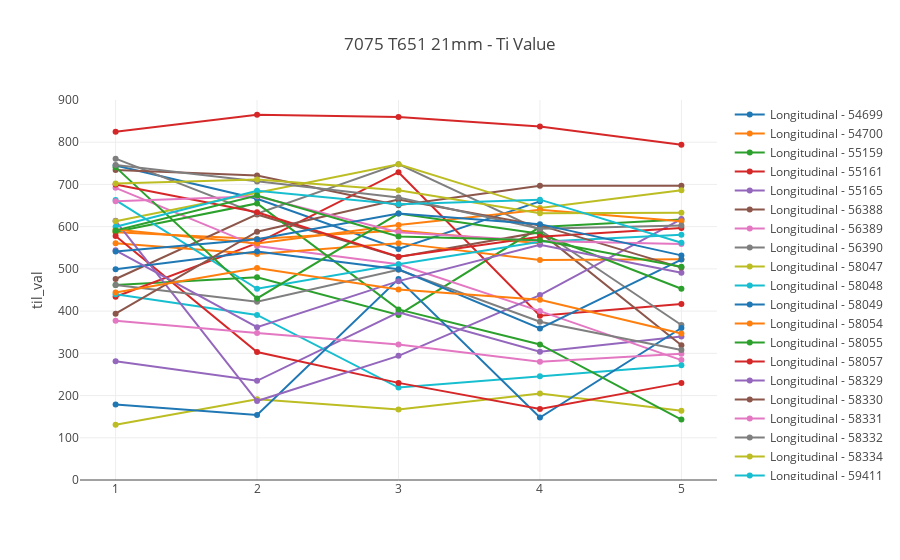
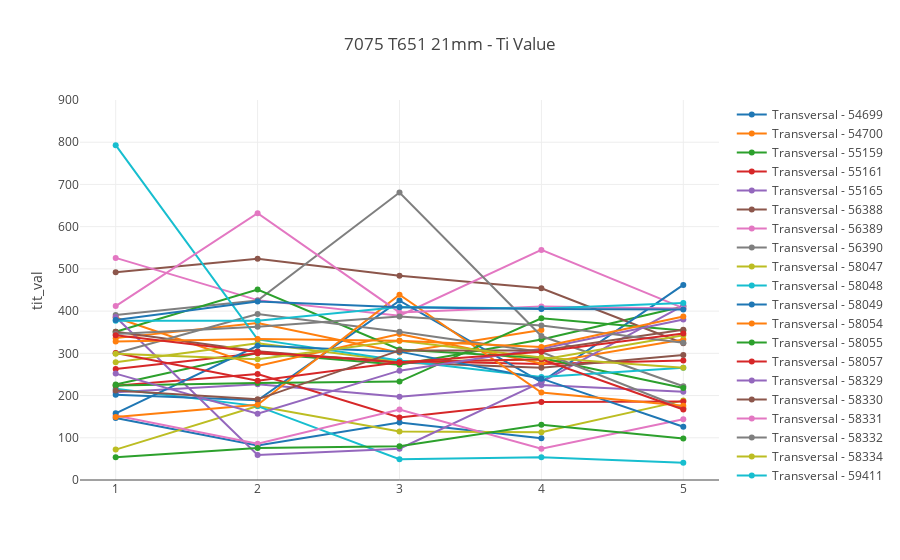

The notebook cell these images were saved under, in order:
### Code cell
# plot til_val and tit_val vs plate number

# .. make a copy of our source DF
tempRawRapstabDf = rawRapstabDf.copy()

# .. extract the letter code, cast number and tole number
tempRawRapstabDf['year_code'] = tempRawRapstabDf['Lot'].str.slice(start=0, stop=1).astype(str)
tempRawRapstabDf['casting_number'] = tempRawRapstabDf['Lot'].str.slice(start=1, stop=6)
tempRawRapstabDf['plate_subnumber'] = tempRawRapstabDf['Lot'].str.slice(start=6)

# .. sort by cast number and plate number
tempRawRapstabDf = tempRawRapstabDf.sort_values(by='Lot', ascending=True)
tempRawRapstabDf = tempRawRapstabDf.reset_index(drop=True)          # Don't forget to reset the index, (as sort shuffles it)

# .. prepare traces (do a sepearte trace for each cat number)
traces = []
for castNumber in tempRawRapstabDf.casting_number.unique():
    tempCastnumberRapstabDf = tempRawRapstabDf[tempRawRapstabDf['casting_number'] == castNumber]
    trace_tmp = ply.graph_objs.Scatter(
        x=tempCastnumberRapstabDf['plate_subnumber'],
        y=tempCastnumberRapstabDf['til_val'],
        mode='markers+lines',
        name='Longitudinal - ' + castNumber,
    )
    traces.append(trace_tmp)

# .. set layout
mylayout = ply.graph_objs.Layout(
    title='7075 T651 21mm - Ti Value',
    yaxis=dict(
        title='til_val',
        range=[0, 900],
    )
)

# .. plot
graphFilename = outputDir + mylayout.title.text + ' - Scatter vs Casting number.html'
fig = ply.graph_objs.Figure(data=traces, layout=mylayout)
if (notebookGraphingOutputs == GraphOutputOption('inline')) or (notebookGraphingOutputs == GraphOutputOption('both')):
    ply.offline.iplot(fig)
if (notebookGraphingOutputs == GraphOutputOption('htmlFile')) or (notebookGraphingOutputs == GraphOutputOption('both')):
    ply.offline.plot(fig, filename=graphFilename, auto_open=GraphAutoOpenHTML)

# .. prepare traces (do a sepearte trace for each cat number)
traces = []
for castNumber in tempRawRapstabDf.casting_number.unique():
    tempCastnumberRapstabDf = tempRawRapstabDf[tempRawRapstabDf['casting_number'] == castNumber]
    trace_tmp = ply.graph_objs.Scatter(
        x=tempCastnumberRapstabDf['plate_subnumber'],
        y=tempCastnumberRapstabDf['tit_val'],
        mode='markers+lines',
        name='Transversal - ' + castNumber,
    )
    traces.append(trace_tmp)

# .. set layout
mylayout = ply.graph_objs.Layout(
    title='7075 T651 21mm - Ti Value',
    yaxis=dict(
        title='tit_val',
        range=[0, 900],
    )
)

# .. plot
graphFilename = outputDir + mylayout.title.text + ' - Scatter vs Casting number.html'
fig = ply.graph_objs.Figure(data=traces, layout=mylayout)
if (notebookGraphingOutputs == GraphOutputOption('inline')) or (notebookGraphingOutputs == GraphOutputOption('both')):
    ply.offline.iplot(fig)
if (notebookGraphingOutputs == GraphOutputOption('htmlFile')) or (notebookGraphingOutputs == GraphOutputOption('both')):
    ply.offline.plot(fig, filename=graphFilename, auto_open=GraphAutoOpenHTML)

### Figure 1 — Plotly figure (JSON) as saved in the notebook; plotly's stock layout.template omitted (floating-point values rounded to 4 significant figures)
{"data": [{"mode": "markers+lines", "name": "Longitudinal - 54699", "type": "scatter", "uid": "af1e5a3b-e886-4d37-be0d-c2eb6a2df293", "x": ["01", "02", "03", "04"], "y": [745, 666, 547, 660]}, {"mode": "markers+lines", "name": "Longitudinal - 54700", "type": "scatter", "uid": "3148cd42-e815-48b9-8da8-982bca25bf1c", "x": ["01", "02", "03", "04"], "y": [587, 571, 591, 561]}, {"mode": "markers+lines", "name": "Longitudinal - 55159", "type": "scatter", "uid": "6070aa6c-5d4a-4840-8795-db32836ff899", "x": ["01", "02", "03", "04", "05"], "y": [462, 480, 391, 599, 617]}, {"mode": "markers+lines", "name": "Longitudinal - 55161", "type": "scatter", "uid": "f21aa155-f2fc-4609-9d01-b03a1aa0e110", "x": ["01", "02", "03", "04", "05"], "y": [434, 561, 729, 389, 417]}, {"mode": "markers+lines", "name": "Longitudinal - 55165", "type": "scatter", "uid": "a25805f7-696d-41da-9aba-0d7c3ef752ac", "x": ["01", "02", "03", "04", "05"], "y": [281, 235, 397, 304, 340]}, {"mode": "markers+lines", "name": "Longitudinal - 56388", "type": "scatter", "uid": "4b512ff9-f21e-4f46-8e2a-99b4d165c99a", "x": ["01", "02", "03", "04", "05"], "y": [476, 629, 528, 587, 319]}, {"mode": "markers+lines", "name": "Longitudinal - 56389", "type": "scatter", "uid": "e45b479b-fc1c-4952-bac2-40898b1a9644", "x": ["01", "02", "03", "04", "05"], "y": [692, 554, 511, 400, 284]}, {"mode": "markers+lines", "name": "Longitudinal - 56390", "type": "scatter", "uid": "baffd56d-0c1c-4a59-adb4-b34997e9e744", "x": ["01", "02", "03", "04", "05"], "y": [761, 631, 748, 592, 367]}, {"mode": "markers+lines", "name": "Longitudinal - 58047", "type": "scatter", "uid": "18179129-3b75-402c-950e-6d1358e278f0", "x": ["01", "02", "03", "04", "05"], "y": [131, 191, 167, 205, 164]}, {"mode": "markers+lines", "name": "Longitudinal - 58048", "type": "scatter", "uid": "65703dc5-a1af-46f2-95a6-cf24437cebfe", "x": ["01", "02", "03", "04", "05"], "y": [440, 391, 219, 246, 272]}, {"mode": "markers+lines", "name": "Longitudinal - 58049", "type": "scatter", "uid": "cdd6710c-eb6b-4082-8e02-f1807a7168df", "x": ["01", "02", "03", "04", "05"], "y": [179, 154, 476, 148, 360]}, {"mode": "markers+lines", "name": "Longitudinal - 58054", "type": "scatter", "uid": "8eb73811-4218-4c9f-8047-3170b29d0c8c", "x": ["01", "02", "03", "04", "05"], "y": [561, 535, 561, 521, 523]}, {"mode": "markers+lines", "name": "Longitudinal - 58055", "type": "scatter", "uid": "926830e1-52bb-42f9-91da-0902854f5b6e", "x": ["01", "02", "03", "04", "05"], "y": [588, 655, 404, 321, 143]}, {"mode": "markers+lines", "name": "Longitudinal - 58057", "type": "scatter", "uid": "7945b8f1-4012-4262-a2ed-9462ac16841c", "x": ["01", "02", "03", "04", "05"], "y": [578, 303, 230, 168, 230]}, {"mode": "markers+lines", "name": "Longitudinal - 58329", "type": "scatter", "uid": "dc1ebba6-63fa-4489-8892-d92b656e44da", "x": ["01", "02", "03", "04", "05"], "y": [614, 187, 294, 438, 618]}, {"mode": "markers+lines", "name": "Longitudinal - 58330", "type": "scatter", "uid": "18c4a156-55f3-407d-ae72-f07c144429e8", "x": ["01", "02", "03", "04", "05"], "y": [734, 721, 651, 697, 697]}, {"mode": "markers+lines", "name": "Longitudinal - 58331", "type": "scatter", "uid": "ddc2904b-77e7-47fa-b602-bfe2994ffafd", "x": ["01", "02", "03", "04", "05"], "y": [377, 348, 321, 280, 299]}, {"mode": "markers+lines", "name": "Longitudinal - 58332", "type": "scatter", "uid": "64b7e74c-0069-4daa-b234-42f9cdf06829", "x": ["01", "02", "03", "04", "05"], "y": [462, 422, 498, 375, 308]}, {"mode": "markers+lines", "name": "Longitudinal - 58334", "type": "scatter", "uid": "c7fdbbea-0f7b-4813-82e6-f13c8375fb22", "x": ["01", "02", "03", "04", "05"], "y": [613, 680, 748, 644, 686]}, {"mode": "markers+lines", "name": "Longitudinal - 59411", "type": "scatter", "uid": "079b47ca-a9fb-495b-9bf5-59284d8fc5f8", "x": ["01", "02", "03", "04", "05"], "y": [663, 453, 511, 564, 581]}, {"mode": "markers+lines", "name": "Longitudinal - 59746", "type": "scatter", "uid": "eea21bcb-7e92-44b9-90c1-4dc7c291958d", "x": ["01", "02", "03", "04", "05"], "y": [499, 541, 499, 359, 522]}, {"mode": "markers+lines", "name": "Longitudinal - 59747", "type": "scatter", "uid": "e44ca3eb-9c26-43b9-b7c3-7a2083fec99b", "x": ["01", "02", "03", "04", "05"], "y": [593, 560, 604, 640, 613]}, {"mode": "markers+lines", "name": "Longitudinal - 59748", "type": "scatter", "uid": "c31b916e-a66b-448c-9642-78d003884ed4", "x": ["01", "02", "03", "04", "05"], "y": [741, 430, 631, 583, 453]}, {"mode": "markers+lines", "name": "Longitudinal - 59750", "type": "scatter", "uid": "c3c67ad5-09ee-48ba-8d05-cd764835e5df", "x": ["01", "02", "03", "04", "05"], "y": [700, 634, 529, 576, 597]}, {"mode": "markers+lines", "name": "Longitudinal - 59752", "type": "scatter", "uid": "7d615e2d-abfc-4ead-8442-1842c6c57cb3", "x": ["01", "02", "03", "04", "05"], "y": [544, 362, 471, 557, 491]}, {"mode": "markers+lines", "name": "Longitudinal - 59754", "type": "scatter", "uid": "ed5a39b6-5ec5-4175-bfc6-082e33dd6048", "x": ["01", "02", "03", "04", "05"], "y": [394, 588, 664, 603, 503]}, {"mode": "markers+lines", "name": "Longitudinal - 60602", "type": "scatter", "uid": "f84a8174-2439-4a6d-bd4c-e096ebea97ba", "x": ["01", "02", "03", "04", "05"], "y": [660, 672, 587, 566, 559]}, {"mode": "markers+lines", "name": "Longitudinal - 60603", "type": "scatter", "uid": "fa9a1c8b-d34a-4757-a542-c5387011ab4d", "x": ["01", "02", "03", "04", "05"], "y": [746, 707, 669, 595, 603]}, {"mode": "markers+lines", "name": "Longitudinal - 60648", "type": "scatter", "uid": "c65f5f2c-6b8d-4d8e-a36e-7041523420f6", "x": ["01", "02", "03", "04", "05"], "y": [702, 712, 686, 632, 633]}, {"mode": "markers+lines", "name": "Longitudinal - 61464", "type": "scatter", "uid": "deefcc5b-d926-4106-abb6-25addf9877f4", "x": ["01", "02", "03", "04", "05"], "y": [600, 685, 653, 664, 562]}, {"mode": "markers+lines", "name": "Longitudinal - 61466", "type": "scatter", "uid": "3aadd2c3-041c-49f8-b52e-b9b18b389400", "x": ["01", "02", "03", "04", "05"], "y": [541, 570, 631, 606, 532]}, {"mode": "markers+lines", "name": "Longitudinal - 61486", "type": "scatter", "uid": "8ae50fe0-6345-4234-885e-da579b4a4baa", "x": ["01", "02", "03", "04", "05"], "y": [444, 502, 451, 427, 347]}, {"mode": "markers+lines", "name": "Longitudinal - 62070", "type": "scatter", "uid": "52983e09-0820-4f39-a363-1921dae3fcfa", "x": ["01", "02", "03", "04", "05"], "y": [591, 674, 577, 568, 505]}, {"mode": "markers+lines", "name": "Longitudinal - 62638", "type": "scatter", "uid": "474b0338-8e6e-4f1e-9349-deb38617af6c", "x": ["01", "02", "03", "04", "05"], "y": [825, 865, 860, 837, 794]}], "layout": {"autosize": true, "title": {"text": "7075 T651 21mm - Ti Value"}, "xaxis": {"autorange": true, "range": [0.7572, 5.243], "type": "linear"}, "yaxis": {"range": [0, 900], "title": {"text": "til_val"}, "type": "linear"}}}

### Figure 2 — Plotly figure (JSON) as saved in the notebook; plotly's stock layout.template omitted (floating-point values rounded to 4 significant figures)
{"data": [{"mode": "markers+lines", "name": "Transversal - 54699", "type": "scatter", "uid": "1e29b9e2-91d4-4ec7-8c2b-47cd116a506b", "x": ["01", "02", "03", "04"], "y": [147, 82, 136, 99]}, {"mode": "markers+lines", "name": "Transversal - 54700", "type": "scatter", "uid": "7334a344-da16-483c-9033-e711dee2c5e0", "x": ["01", "02", "03", "04"], "y": [336, 372, 302, 355]}, {"mode": "markers+lines", "name": "Transversal - 55159", "type": "scatter", "uid": "3a611cf8-ae62-4f2a-b4b5-1f17f8310de6", "x": ["01", "02", "03", "04", "05"], "y": [226, 301, 273, 333, 411]}, {"mode": "markers+lines", "name": "Transversal - 55161", "type": "scatter", "uid": "a9ecf994-4437-4788-bd51-6366afb621f5", "x": ["01", "02", "03", "04", "05"], "y": [263, 300, 282, 275, 283]}, {"mode": "markers+lines", "name": "Transversal - 55165", "type": "scatter", "uid": "9ba9b16a-7235-4d73-8105-b18fa197488b", "x": ["01", "02", "03", "04", "05"], "y": [208, 227, 197, 225, 209]}, {"mode": "markers+lines", "name": "Transversal - 56388", "type": "scatter", "uid": "06654773-3647-442a-b336-9bc8f8de9ffb", "x": ["01", "02", "03", "04", "05"], "y": [492, 524, 484, 454, 324]}, {"mode": "markers+lines", "name": "Transversal - 56389", "type": "scatter", "uid": "511f1559-ad80-4bc0-a6b3-c01161cc9136", "x": ["01", "02", "03", "04", "05"], "y": [526, 426, 389, 545, 407]}, {"mode": "markers+lines", "name": "Transversal - 56390", "type": "scatter", "uid": "b33e9b9f-9809-4b65-9daf-f82829228403", "x": ["01", "02", "03", "04", "05"], "y": [391, 425, 681, 341, 222]}, {"mode": "markers+lines", "name": "Transversal - 58047", "type": "scatter", "uid": "89c14612-ce97-40b5-a313-b61025549bd7", "x": ["01", "02", "03", "04", "05"], "y": [72, 175, 115, 113, 188]}, {"mode": "markers+lines", "name": "Transversal - 58048", "type": "scatter", "uid": "d111b571-91c6-4ffd-9b4f-4ae9e9882ff1", "x": ["01", "02", "03", "04", "05"], "y": [216, 175, 49, 54, 41]}, {"mode": "markers+lines", "name": "Transversal - 58049", "type": "scatter", "uid": "a187132b-8453-4243-9473-3f6611c2fb80", "x": ["01", "02", "03", "04", "05"], "y": [202, 189, 425, 232, 462]}, {"mode": "markers+lines", "name": "Transversal - 58054", "type": "scatter", "uid": "f436259e-1126-4bbc-b1f3-c8cd64da8e55", "x": ["01", "02", "03", "04", "05"], "y": [385, 270, 346, 276, 333]}, {"mode": "markers+lines", "name": "Transversal - 58055", "type": "scatter", "uid": "b32facea-4256-40e9-b25a-f44385f91bdf", "x": ["01", "02", "03", "04", "05"], "y": [351, 451, 309, 289, 218]}, {"mode": "markers+lines", "name": "Transversal - 58057", "type": "scatter", "uid": "162c643f-4b21-442a-b6b2-946e8673829b", "x": ["01", "02", "03", "04", "05"], "y": [223, 251, 148, 185, 186]}, {"mode": "markers+lines", "name": "Transversal - 58329", "type": "scatter", "uid": "bfdfb7c5-ab2c-4eb9-bba3-7193adcafc49", "x": ["01", "02", "03", "04", "05"], "y": [386, 59, 74, 232, 413]}, {"mode": "markers+lines", "name": "Transversal - 58330", "type": "scatter", "uid": "80fa5ee9-7c1e-4bef-a297-0e71980a6ae6", "x": ["01", "02", "03", "04", "05"], "y": [351, 305, 278, 266, 296]}, {"mode": "markers+lines", "name": "Transversal - 58331", "type": "scatter", "uid": "02c25832-de37-4bd5-9885-5de8db6be5d8", "x": ["01", "02", "03", "04", "05"], "y": [153, 86, 167, 74, 144]}, {"mode": "markers+lines", "name": "Transversal - 58332", "type": "scatter", "uid": "844e85cc-e15e-44e7-8a70-e69804d9dad0", "x": ["01", "02", "03", "04", "05"], "y": [300, 393, 351, 303, 170]}, {"mode": "markers+lines", "name": "Transversal - 58334", "type": "scatter", "uid": "0e022f07-9226-45ae-9bce-ed51ff15e782", "x": ["01", "02", "03", "04", "05"], "y": [279, 324, 281, 285, 343]}, {"mode": "markers+lines", "name": "Transversal - 59411", "type": "scatter", "uid": "34b5d641-b129-410d-8e9c-851d42bbdc51", "x": ["01", "02", "03", "04", "05"], "y": [793, 333, 283, 244, 266]}, {"mode": "markers+lines", "name": "Transversal - 59746", "type": "scatter", "uid": "157a71d1-263b-4473-8611-f377c9980462", "x": ["01", "02", "03", "04", "05"], "y": [158, 318, 304, 240, 126]}, {"mode": "markers+lines", "name": "Transversal - 59747", "type": "scatter", "uid": "83ba9e7e-7718-470f-8eb2-89e49e84693b", "x": ["01", "02", "03", "04", "05"], "y": [149, 178, 439, 207, 176]}, {"mode": "markers+lines", "name": "Transversal - 59748", "type": "scatter", "uid": "fcf6c9bc-b8df-4301-b9af-21d5aee9a194", "x": ["01", "02", "03", "04", "05"], "y": [224, 230, 233, 383, 354]}, {"mode": "markers+lines", "name": "Transversal - 59750", "type": "scatter", "uid": "27401ba3-8820-409b-92c8-04365fa9776e", "x": ["01", "02", "03", "04", "05"], "y": [301, 235, 279, 286, 167]}, {"mode": "markers+lines", "name": "Transversal - 59752", "type": "scatter", "uid": "842e2a47-afdc-44a4-b1af-a5ef8f675f36", "x": ["01", "02", "03", "04", "05"], "y": [252, 157, 259, 311, 380]}, {"mode": "markers+lines", "name": "Transversal - 59754", "type": "scatter", "uid": "e4558aa3-6950-4f01-b5f7-93fab825ed26", "x": ["01", "02", "03", "04", "05"], "y": [212, 191, 307, 307, 356]}, {"mode": "markers+lines", "name": "Transversal - 60602", "type": "scatter", "uid": "1e6d6fd9-5031-451b-ba82-a1fbedeb2ca6", "x": ["01", "02", "03", "04", "05"], "y": [412, 632, 397, 411, 406]}, {"mode": "markers+lines", "name": "Transversal - 60603", "type": "scatter", "uid": "f9e223e3-ed4d-4b57-91b3-839f6ba88458", "x": ["01", "02", "03", "04", "05"], "y": [346, 363, 387, 366, 325]}, {"mode": "markers+lines", "name": "Transversal - 60648", "type": "scatter", "uid": "a1f39bf6-28f2-43ed-8e79-d1a330ec3d3c", "x": ["01", "02", "03", "04", "05"], "y": [299, 286, 330, 290, 266]}, {"mode": "markers+lines", "name": "Transversal - 61464", "type": "scatter", "uid": "e9b39d75-217e-47b1-bd03-7405d1ad7358", "x": ["01", "02", "03", "04", "05"], "y": [377, 377, 410, 406, 419]}, {"mode": "markers+lines", "name": "Transversal - 61466", "type": "scatter", "uid": "aed7e67a-2c2a-4f69-9b17-42b190ef6851", "x": ["01", "02", "03", "04", "05"], "y": [379, 423, 409, 405, 404]}, {"mode": "markers+lines", "name": "Transversal - 61486", "type": "scatter", "uid": "ea29b0e1-ec2e-4003-9330-81843f6e7230", "x": ["01", "02", "03", "04", "05"], "y": [328, 334, 330, 315, 387]}, {"mode": "markers+lines", "name": "Transversal - 62070", "type": "scatter", "uid": "77b9f1fd-0512-4f0a-b8ba-6e73c132e587", "x": ["01", "02", "03", "04", "05"], "y": [54, 76, 80, 131, 98]}, {"mode": "markers+lines", "name": "Transversal - 62638", "type": "scatter", "uid": "98f37e87-80a5-4832-895e-b2ffe5b494c0", "x": ["01", "02", "03", "04", "05"], "y": [343, 303, 278, 304, 347]}], "layout": {"autosize": true, "title": {"text": "7075 T651 21mm - Ti Value"}, "xaxis": {"autorange": true, "range": [0.7573, 5.243], "type": "linear"}, "yaxis": {"range": [0, 900], "title": {"text": "tit_val"}, "type": "linear"}}}
